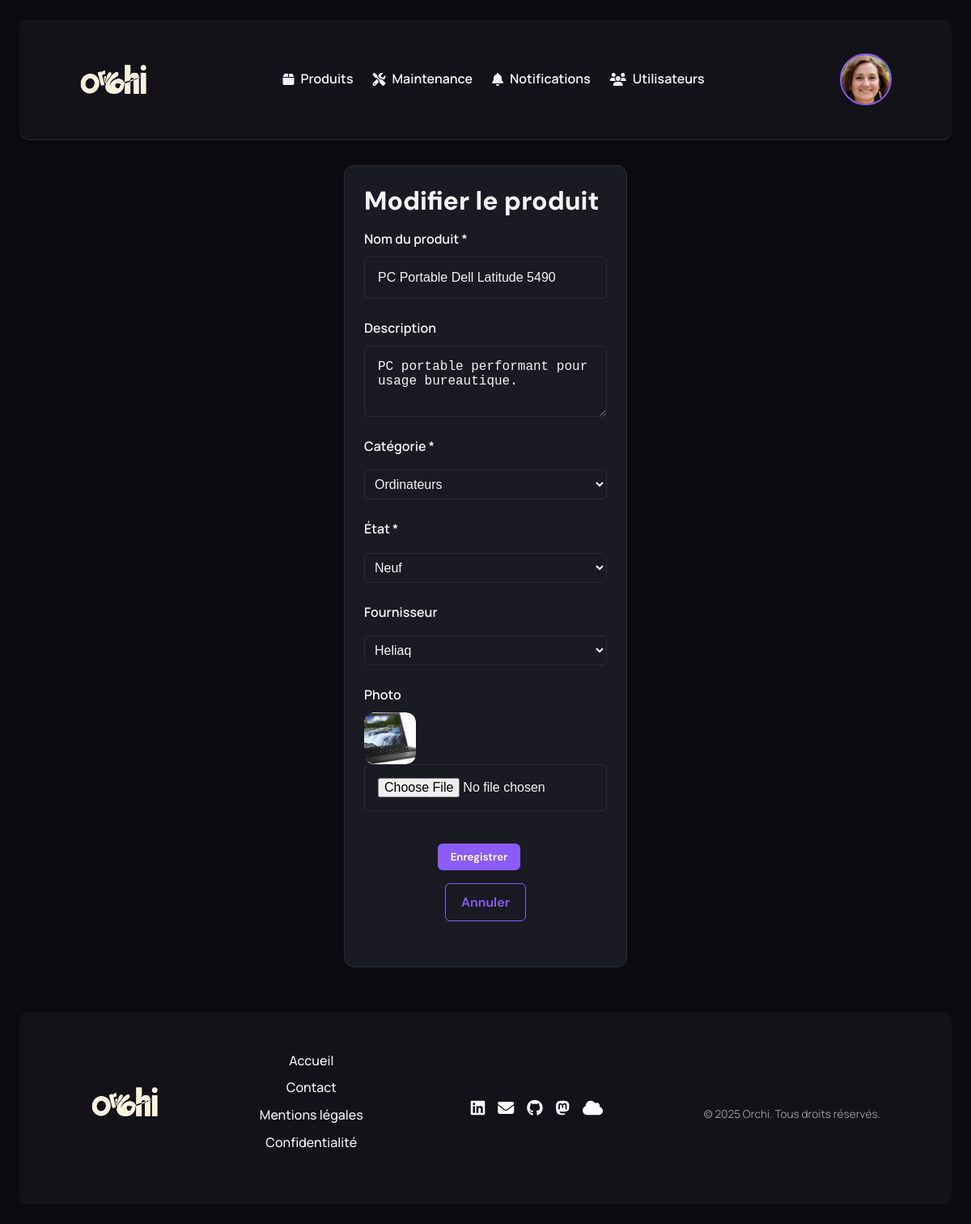
The app's page /?page=update-produit&id=1 (signed in) with its own data.
### tables this page shows
CREATE TABLE produits (
    id_produits INT AUTO_INCREMENT PRIMARY KEY,
    produit_photo VARCHAR(255),
    produit_code_barres VARCHAR(100) NOT NULL UNIQUE,
    produit_code_barre_code39 VARCHAR(100) UNIQUE,
    produit_denomination VARCHAR(150) NOT NULL,
    id_categories INT NOT NULL,
    produit_description TEXT,
    produit_date_arrivee DATETIME DEFAULT CURRENT_TIMESTAMP,
    produit_date_fabrication DATE,
    produit_marque_modele VARCHAR(150),
    produit_numero_serie VARCHAR(100),
    produit_quantite INT NOT NULL DEFAULT 1,
    id_etats INT NOT NULL,
    id_fournisseurs INT DEFAULT NULL,
    id_lieux INT,
    produit_date_sortie DATE,
    produit_date_retour_prevue DATE,
    produit_valeur_estimee DECIMAL(10,2) DEFAULT 0.00,
    produit_garantie_fin DATE,
    produit_commentaire TEXT,
    produit_modifiee DATETIME DEFAULT CURRENT_TIMESTAMP ON UPDATE CURRENT_TIMESTAMP,
    id_utilisateurs INT DEFAULT NULL,
    produit_est_supprime TINYINT(1) NOT NULL DEFAULT 0,
    FOREIGN KEY (id_categories) REFERENCES categories_produits(id_categories) ON DELETE RESTRICT,
    FOREIGN KEY (id_etats) REFERENCES etats_produits(id_etats) ON DELETE RESTRICT,
    FOREIGN KEY (id_fournisseurs) REFERENCES fournisseurs(id_fournisseurs) ON DELETE SET NULL,
    FOREIGN KEY (id_lieux) REFERENCES lieux(id_lieux) ON DELETE SET NULL,
    FOREIGN KEY (id_utilisateurs) REFERENCES utilisateurs(id_utilisateurs) ON DELETE SET NULL,
    INDEX (id_categories),
    INDEX (id_etats),
    INDEX (id_fournisseurs),
    INDEX (id_lieux),
    INDEX (id_utilisateurs),
    INDEX (produit_est_supprime)
) DEFAULT CHARSET=utf8mb4 COLLATE=utf8mb4_unicode_ci;

CREATE TABLE categories_produits (
    id_categories INT AUTO_INCREMENT PRIMARY KEY,
    categorie_nom VARCHAR(100) NOT NULL UNIQUE
) DEFAULT CHARSET=utf8mb4 COLLATE=utf8mb4_unicode_ci;

CREATE TABLE etats_produits (
    id_etats INT AUTO_INCREMENT PRIMARY KEY,
    etat_libelle VARCHAR(50) NOT NULL UNIQUE
) DEFAULT CHARSET=utf8mb4 COLLATE=utf8mb4_unicode_ci;

CREATE TABLE fournisseurs (
    id_fournisseurs INT AUTO_INCREMENT PRIMARY KEY,
    fournisseur_nom VARCHAR(150) NOT NULL UNIQUE,
    fournisseur_adresse VARCHAR(255),
    fournisseur_telephone VARCHAR(30),
    fournisseur_email VARCHAR(150),
    fournisseur_site_web VARCHAR(255),
    fournisseur_commentaire TEXT,
    fournisseur_est_actif TINYINT(1) NOT NULL DEFAULT 1,
    fournisseur_est_supprime TINYINT(1) NOT NULL DEFAULT 0,
    fournisseur_date_creation DATETIME DEFAULT CURRENT_TIMESTAMP,
    INDEX (fournisseur_est_supprime),
    INDEX (fournisseur_est_actif)
) DEFAULT CHARSET=utf8mb4 COLLATE=utf8mb4_unicode_ci;

### src/controller/controller-update-produit.php (called while the page is built, shortened)
<?php
require_once(SRC_PATH . '/model/model-produits.php');
require_once(SRC_PATH . '/model/model-categories.php');
require_once(SRC_PATH . '/model/model-etats-produits.php');
require_once(SRC_PATH . '/model/model-fournisseurs.php');
$id = (int)($_GET['id'] ?? 0);
$produit = getProduitById($id);
$categories = getCategories();
$etats = getEtatsProduits();
$fournisseurs = getAllFournisseurs();
require_once(SRC_PATH . '/view/view-update-produit.php');

### src/model/model-produits.php (called while the page is built, shortened)
<?php
require_once(__DIR__ . '/db.php');
function getProduitById(int $id): array|false {
    global $pdo;
    $stmt = $pdo->prepare("SELECT * FROM produits WHERE id_produits = :id AND produit_est_supprime = 0");
    $stmt->execute(['id' => $id]);
    return $stmt->fetch(PDO::FETCH_ASSOC);
}

### src/model/model-categories.php (called while the page is built)
<?php
function getCategories(): array {
    global $pdo;
    $stmt = $pdo->query("SELECT id_categories, categorie_nom FROM categories_produits");
    return $stmt->fetchAll(PDO::FETCH_ASSOC);
}

### src/model/model-etats-produits.php (called while the page is built)
<?php
function getEtatsProduits(): array {
    global $pdo;
    $stmt = $pdo->query("SELECT id_etats, etat_libelle FROM etats_produits");
    return $stmt->fetchAll(PDO::FETCH_ASSOC);
}

### src/model/model-fournisseurs.php (called while the page is built, shortened)
<?php
require_once(__DIR__ . '/db.php');
function getAllFournisseurs(): array {
    global $pdo;
    $sql = "SELECT * FROM fournisseurs WHERE fournisseur_est_supprime = 0";
    $stmt = $pdo->query($sql);
    return $stmt->fetchAll(PDO::FETCH_ASSOC);
}

### src/view/view-update-produit.php (the view, shortened to what this page needs)
<?php require_once(__DIR__ . '/../template/header.php'); ?>
<main class="container-bento section-formulaire">
  <section class="card">
    <h1 class="titre-formulaire">Modifier le produit</h1>
    <?php if ($produit): ?>
    <form method="POST" enctype="multipart/form-data" class="formulaire-modif">
      <div class="champ-formulaire">
        <label for="nom" class="label-formulaire">Nom du produit <span>*</span></label>
        <input type="text" id="nom" name="nom" value="<?= htmlspecialchars($produit['produit_denomination']) ?>" required>
      </div>
      <div class="champ-formulaire">
        <label for="description" class="label-formulaire">Description</label>
        <textarea id="description" name="description" rows="3"><?= htmlspecialchars($produit['produit_description']) ?></textarea>
      </div>
      <div class="champ-formulaire">
        <label for="categorie" class="label-formulaire">Catégorie <span>*</span></label>
        <select id="categorie" name="categorie" required>
          <?php foreach ($categories as $cat): ?>
            <option value="<?= $cat['id_categories'] ?>" <?= ($produit['id_categories'] == $cat['id_categories']) ? 'selected' : '' ?>>
              <?= htmlspecialchars($cat['categorie_nom']) ?>
            </option>
          <?php endforeach; ?>
        </select>
      </div>
      <div class="champ-formulaire">
        <label for="etat" class="label-formulaire">État <span>*</span></label>
        <select id="etat" name="etat" required>
          <?php foreach ($etats as $etat): ?>
            <option value="<?= $etat['id_etats'] ?>" <?= ($produit['id_etats'] == $etat['id_etats']) ? 'selected' : '' ?>>
              <?= htmlspecialchars($etat['etat_libelle']) ?>
            </option>
          <?php endforeach; ?>
        </select>
      </div>
      <div class="champ-formulaire">
        <label for="fournisseur" class="label-formulaire">Fournisseur</label>
        <select id="fournisseur" name="fournisseur">
          <?php foreach ($fournisseurs as $f): ?>
            <option value="<?= $f['id_fournisseurs'] ?>" <?= ($produit['id_fournisseurs'] == $f['id_fournisseurs']) ? 'selected' : '' ?>>
              <?= htmlspecialchars($f['fournisseur_nom']) ?>
            </option>
          <?php endforeach; ?>
        </select>
      </div>
      <div class="champ-formulaire">
        <label for="image" class="label-formulaire">Photo</label>
        <?php if (!empty($produit['produit_photo'])): ?>
          <div class="produit-detail-photo">
            <img src="/<?= htmlspecialchars($produit['produit_photo']) ?>" alt="photo actuelle" loading="lazy">
          </div>
        <?php endif; ?>
        <input type="file" id="image" name="image" accept="image/*">
      </div>
      <div class="champ-formulaire flex justify-between">
        <button type="submit" class="btn btn-validation" tabindex="0">Enregistrer</button>
        <a href="/?page=produits" class="btn btn-secondaire" tabindex="0">Annuler</a>
      </div>
    </form>
    <?php endif; ?>
  </section>
</main>
<?php require_once(__DIR__ . '/../template/footer.php'); ?>

### public/assets/css/style.css (style rules this page uses)
:root { --couleur-fond: #0B0B0F; --couleur-fond-secondaire: #121218; --couleur-surface: #1A1A22; --couleur-texte-principale: #F4F4F5; --couleur-texte-secondaire: #A1A1AA; --couleur-texte-inactif: #5E5E66; --couleur-interaction-1: #8B5CF6; --couleur-interaction-2: #06B6D4; --couleur-danger: #FB375F; --couleur-warning: #FACC15; --couleur-bouton: #2E2E3A; --couleur-hover: #3B3B4D; --border-color: #2C2C35; --accent-color: var(--couleur-interaction-1); --font-titre: 'DM Sans', sans-serif; --font-texte: 'Manrope', sans-serif; --espace-xs: 0.5rem; --espace-sm: 1rem; --espace-md: 1.5rem; --espace-lg: 2rem; --espace-xl: 3rem; }
* { margin: 0; padding: 0; box-sizing: border-box; }
html { font-size: 16px; scroll-behavior: smooth; }
body { font-family: var(--font-texte); background-color: var(--couleur-fond); color: var(--couleur-texte-principale); line-height: 1.6; font-size: 1rem; padding: var(--espace-md); }
a { color: var(--accent-color); text-decoration: none; }
h1, h2, h3 { font-family: var(--font-titre); color: var(--couleur-texte-principale); margin-bottom: var(--espace-sm); }
h1 { font-size: 2rem; font-weight: 800; line-height: 1.2; }
.container, .container-bento { width: 90%; max-width: 1200px; margin: auto; padding: var(--espace-sm); }
.section, .section-formulaire { padding: var(--espace-lg) 0; }
.card { background-color: var(--couleur-surface); border-radius: 12px; padding: var(--espace-md); box-shadow: 0 0 0 1px var(--border-color); margin-bottom: var(--espace-md); }
.btn { display: inline-flex; align-items: center; gap: var(--espace-xs); padding: 0.6em 1.2em; border: none; border-radius: 6px; font-weight: 600; font-family: var(--font-titre); cursor: pointer; transition: background-color 0.2s ease; text-align: center; text-decoration: none; margin-right: var(--espace-sm); }
.btn:last-child { margin-right: 0; }
.btn-validation, .btn-submit, .btn-update { background-color: var(--accent-color); color: white; text-decoration: none; }
.btn-secondaire { background-color: transparent; border: 1.5px solid var(--accent-color); color: var(--accent-color); text-decoration: none; }
.formulaire-auth, .formulaire-ajout, .formulaire-modif, .formulaire-produit { display: flex; flex-direction: column; gap: var(--espace-md); margin-bottom: var(--espace-lg); }
.champ-formulaire { display: flex; flex-direction: column; }
.label-formulaire { margin-bottom: var(--espace-xs); font-weight: 600; color: var(--couleur-texte-principale); }
.champ-formulaire input, .champ-formulaire textarea, .champ-formulaire select { background-color: var(--couleur-surface); color: var(--couleur-texte-principale); border: 1px solid var(--border-color); padding: var(--espace-sm); border-radius: 6px; font-size: 1rem; }
.flex { display: flex; }
.justify-between { justify-content: space-between; }
.container-bento { display: flex; justify-content: space-between; align-items: center; flex-wrap: nowrap; gap: var(--espace-md); }
.produit-detail-photo { width: 64px; height: 64px; flex-shrink: 0; border-radius: 12px; overflow: hidden; background-color: var(--couleur-fond); }
.produit-detail-photo img { width: 100%; height: 100%; object-fit: cover; display: block; border-radius: 12px; }
.section-formulaire { display: flex; flex-direction: column; gap: var(--espace-md); align-items: center; justify-content: center; }
.section-formulaire .champ-formulaire { display: flex; flex-direction: column; width: 100%; max-width: 300px; }
.section-formulaire .champ-formulaire select, .section-formulaire .champ-formulaire input[type="checkbox"] { margin-top: 0.5rem; padding: 0.5rem; border-radius: 6px; border: 1px solid var(--border-color); background-color: var(--couleur-surface); color: var(--couleur-texte-principale); }
.section-formulaire .btn, .section-formulaire a { align-self: center; margin-top: var(--espace-sm); }

### records on screen
produits: nom "PC Portable Dell Latitude 5490", description "PC portable performant pour usage bureautique.", categorie "Ordinateurs", etat "Neuf", fournisseur "Heliaq", produit_photo (picture)
